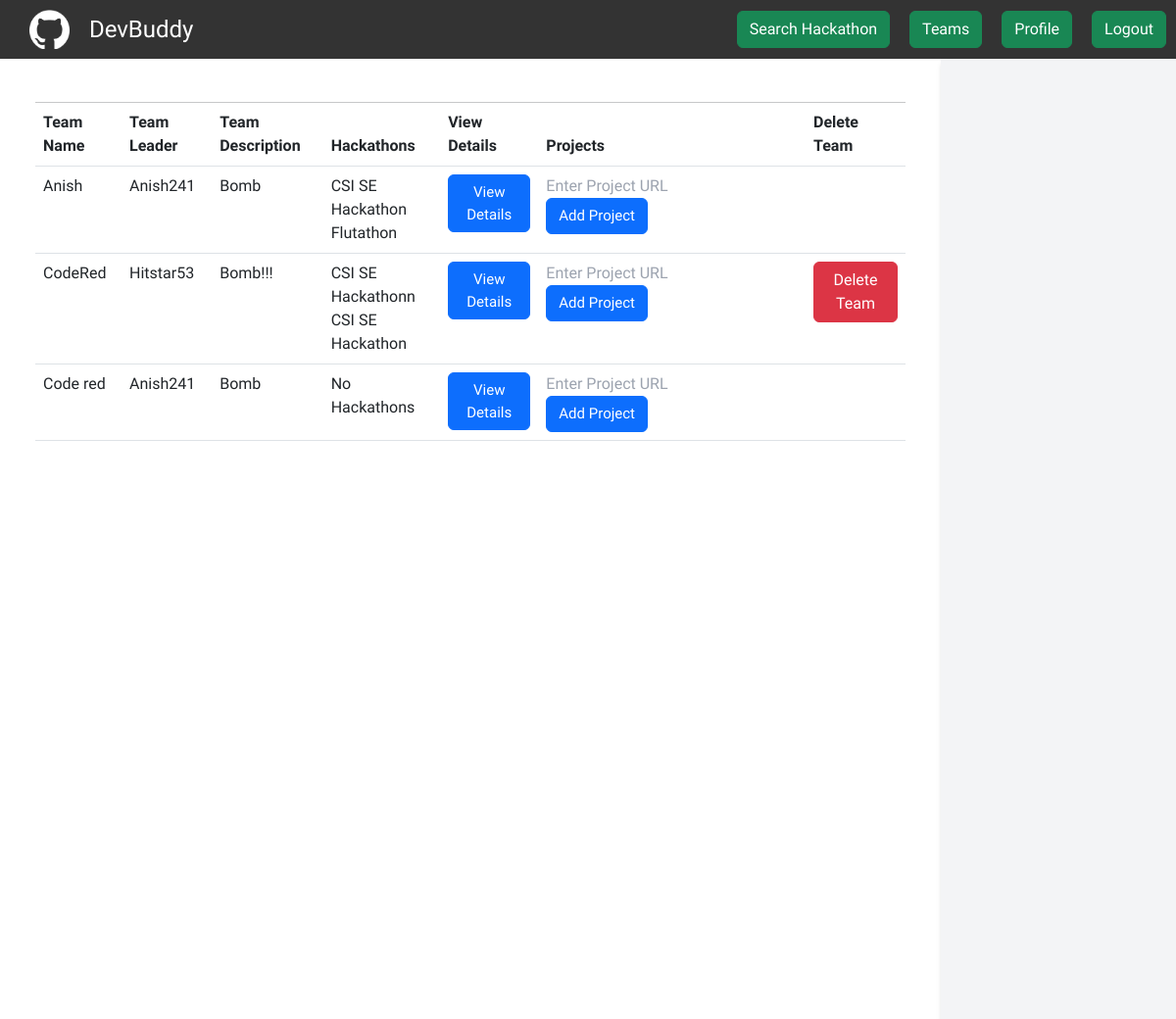
Page /teams/ (signed in) on the committed database.
### base/models.py (models this page shows, shortened)
class Team(models.Model):
    name = models.CharField(max_length=100)
    description = models.TextField(max_length=500)
    teamleader = models.ForeignKey(User, related_name='teamleader', on_delete=models.CASCADE)
    invited_members = models.ManyToManyField(User, related_name='invited_members', blank=True)
    accepted_members = models.ManyToManyField(User, related_name='accepted_members', blank=True)

class User(AbstractUser):
    username = models.CharField(max_length=100,null=True, unique=True)
    email = models.EmailField(max_length=100,null=True)
    bio = models.TextField(max_length=500,null=True)
    avatar = models.TextField(null=True,blank=True)
    location = models.CharField(max_length=50,null=True)
    company = models.CharField(max_length=50,null=True)
    followers=models.IntegerField(default=0)
    following=models.IntegerField(default=0)
    public_repos=models.IntegerField(default=0)
    invites = models.ManyToManyField('Team', related_name='invites', blank=True)
    teams=models.ManyToManyField('Team', related_name='teams', blank=True)
    USERNAME_FIELD = 'username'
    REQUIRED_FIELDS = []
    def __str__(self):
        return self.username

class Hackathon(models.Model):
    name = models.CharField(max_length=100)
    description = models.TextField(max_length=500)
    teams = models.ManyToManyField(Team)

### base/views.py (the view, shortened to what this page needs)
# urls.py: path('teams/', views.teams, name='teams'),
@login_required(login_url='/login/')
def teams(request):
    team_list = request.user.teams.all()
    combined_list = []
    for team in team_list:
        hackathons = Hackathon.objects.filter(teams=team)
        project = Project.objects.filter(pteam=team).first()
        combined_list.append((team, hackathons, project))
    return render(request, 'base/displayteams.html', {'combined_list': combined_list})

### base/templates/base/displayteams.html (shortened to what this page needs)
{% extends 'base.html' %}
{% load static %}
{% block css %}
<link rel="stylesheet" href="{% static 'css/displayteam.css' %}">
{% endblock %}
{% block left %}
<div class="container">
    <hr>
    <table class="table table-hover">
        <thead>
            <tr>
                <th>Team Name</th>
                <th>Team Leader</th>
                <th>Team Description</th>
                <th>Hackathons</th>
                <th>View Details</th>
                <th>Projects</th>
                <th>Delete Team</th>
            </tr>
        </thead>
        <tbody>
            {% for team, hackathons, project in combined_list %}
            <tr>
                <td>{{ team.name }}</td>
                <td>{{ team.teamleader }}</td>
                <td>{{ team.description }}</td>
                <td>
                    {% if hackathons %}
                        <ul>
                            {% for hackathon in hackathons %}
                                <li>{{ hackathon.name }}</li>
                            {% empty %}
                                <li>No Hackathons</li>
                            {% endfor %}
                        </ul>
                    {% else %}
                        <span>No Hackathons</span>
                    {% endif %}
                </td>
                <td><a href="{% url 'team' team.id %}" class="btn btn-primary">View Details</a></td>
                <td>
                    {% if project %}
                        <a href="{{ project.repo_url }}" class="btn btn-primary">View Project</a>
                    {% else %}
                        <form method="POST" action="{% url 'teams' %}">
                            <input type="text" name="project_url" placeholder="Enter Project URL" required>
                            <button type="submit" class="btn btn-primary">Add Project</button>
                        </form>
                    {% endif %}
                </td>
                <td>
                    {% if request.user == team.teamleader %}
                    <form method="POST" action="{% url 'delete_team' team.id %}">
                        <button type="submit" class="btn btn-danger">Delete Team</button>
                    </form>
                    {% endif %}
                </td>
            </tr>
            {% endfor %}
        </tbody>
    </table>
</div>
{% endblock %}

### templates/base.html (shortened to what this page needs)
<!DOCTYPE html>
{% load static %}
<html lang="en">
<head>
    <link rel="stylesheet" href="{% static 'css/base.css' %}">
    <link href="https://cdn.jsdelivr.net/npm/bootstrap@5.3.0-alpha3/dist/css/bootstrap.min.css" rel="stylesheet"
>
    <script src="https://cdn.tailwindcss.com"></script>
    {% block css %}
    {% endblock css %}
</head>
<body>
    {% block navbar %}
        <nav>
        <div class="navbar-left">
            <a href="{% url 'home' %}">
                <img src="{% static 'assets/github-mark-white.png' %}" alt="DevBuddy Logo">
                <span>DevBuddy</span>
            </a>
        </div>
        <div class="navbar-right">
            <ul>
                {% if user.is_authenticated %}
                    <li>
                        <a href="{% url 'searchhackathon' %}" class="btn btn-success">Search Hackathon</a>
                    </li>
                    <li>
                        <a href="{% url 'teams' %}" class="btn btn-success">Teams</a>
                    </li>
                    <li>
                        <a href="{% url 'profile' %}" class="btn btn-success">Profile</a>
                    </li>
                    <li><a href="{% url 'logout' %}" class="btn btn-success">Logout</a></li>
                {% else %}
                    <li><a href="{% url 'social:begin' 'github' %}" class="btn btn-success">Login</a></li>
                    <li><a href="#" class="btn btn-success">Sign Up</a></li>
                {% endif %}
            </ul>
        </div>
    </nav>
    {% endblock navbar %}
    <div class="flex flex-row h-screen w-full">
        <div class="flex flex-row w-70 h-screen bg-white p-6 shadow-md">
          {% block left %}
          {% endblock %}
        </div>
        <div class="flex flex-row w-30 h-screen bg-gray-100 p-6 shadow-md">
        </div>
    </div>
</body>
</html>

### static/css/base.css (style rules this page uses)
* { font-family: 'Bruno Ace SC', cursive; }
body { height: 100vh; font-family: 'Bruno Ace SC', cursive; }
nav { background-color: #333; color: white; display: flex; justify-content: space-between; padding: 10px; }
.navbar-left a { display: flex; align-items: center; text-decoration: none; color: white; }
.navbar-left img { height: 40px; margin: auto 20px; }
.navbar-left span { font-size: 1.5rem; }
.navbar-right ul { display: flex; list-style-type: none; margin: auto auto; padding: 0; justify-content: flex-end; }
.navbar-right { display: flex; align-items: center; }
.navbar-right li { margin-right: 20px; font-size: 1.25rem; }
.navbar-right li:last-child { margin-right: 0; }
.navbar-right li a { color: white; text-decoration: none; }
html, body { height: 100%; }
.flex { display: flex; }
.flex-row { flex-direction: row; }
.w-70 { width: 80%; }
.w-30 { width: 20%; }
.h-screen { height: 100%; }
.bg-white { background-color: #fff; }
.bg-gray-100 { background-color: #f7fafc; }
.p-6 { padding: 1.5rem; }
.shadow-md { box-shadow: 0 4px 6px -1px rgba(0, 0, 0, 0.1), 0 2px 4px -1px rgba(0, 0, 0, 0.06); }

### static/css/displayteam.css (style rules this page uses)
.btn-primary { font-size: 15px; }
.container { margin-top: 20px; margin-bottom: 20px; width: 100%; }

### rows in the picture
Team: name "Anish", teamleader "Anish241", description "Bomb"
Hackathon: name "CSI SE Hackathon"
Hackathon: name "Flutathon"
Team: name "CodeRed", teamleader "Hitstar53", description "Bomb!!!", shows "Delete Team"
Hackathon: name "CSI SE Hackathonn"
Team: name "Code red", teamleader "Anish241", description "Bomb", shows "No Hackathons"
